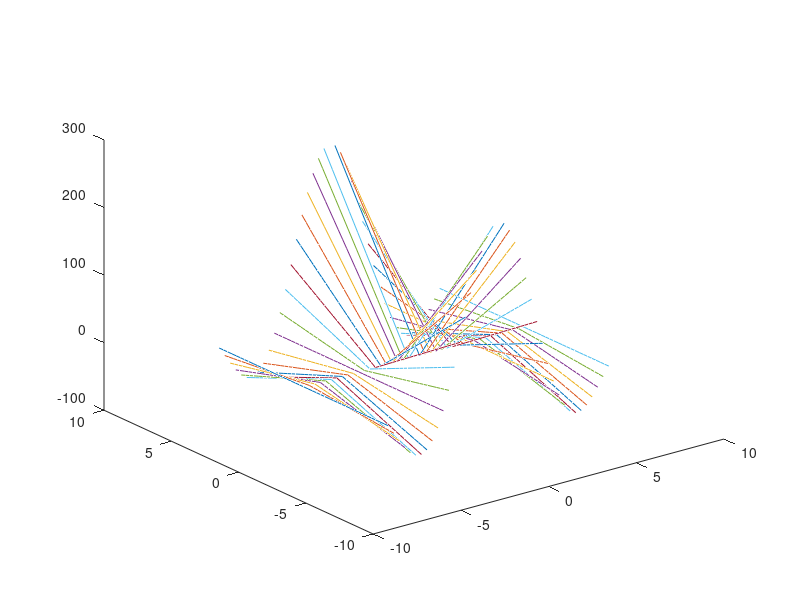
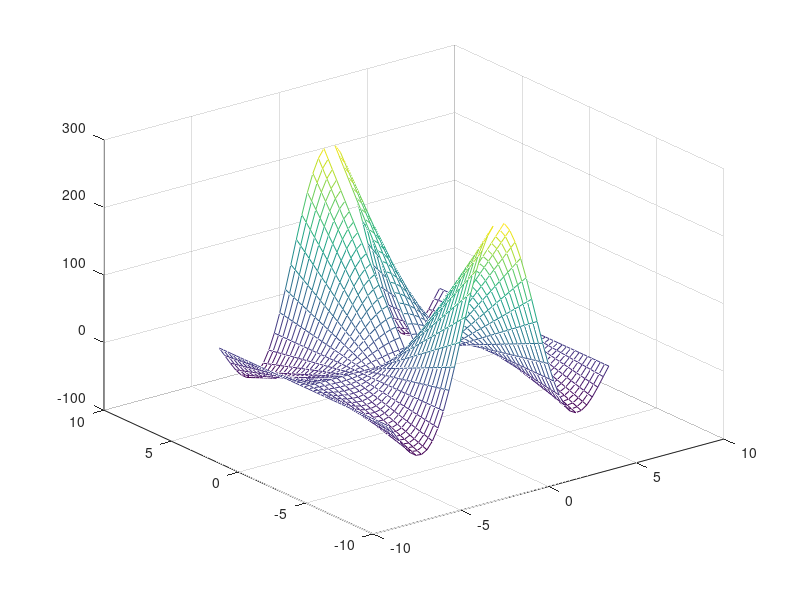
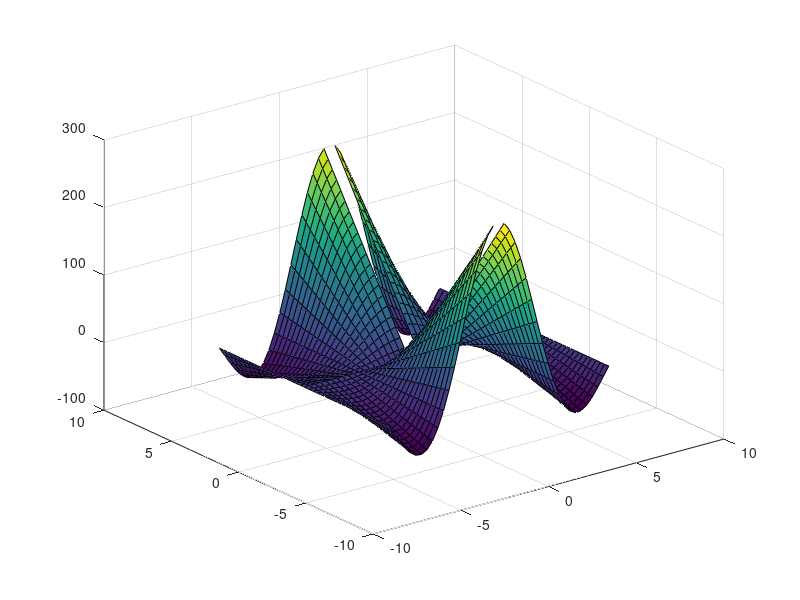
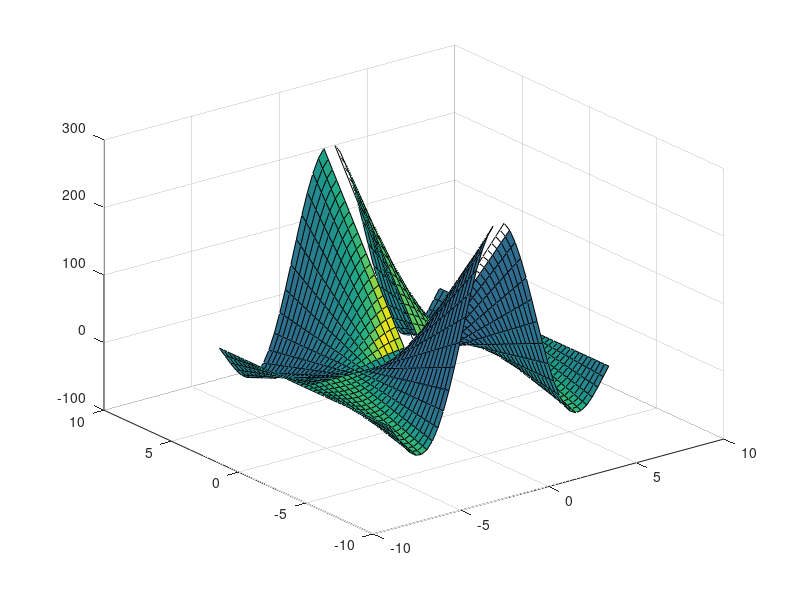

Write the MATLAB code that produced these figures, in order.
%% Lab7 var 11
% Shcheslenok Peter
%% Task 1
clc;
clear;
%-----Input
[x, y] = meshgrid(-2*pi:0.1*pi:2*pi);
z = abs(y)*(sin(x)./x);

figure('Name', 'plot3')
plot3(x,y,z);

figure('Name', 'mesh')
mesh(x,y,z);

figure('Name', 'surf')
surf(x,y,z);

figure('Name', 'surfl')
surfl(x,y,z);

figure('Name', 'waterfall')
waterfall(x,y,z);

figure('Name', 'contour')
contour(x,y,z);

figure('Name', 'contour3')
contour3(x,y,z);
%-----Output
fprintf('TASK1\n')
fprintf('     Input Data\n')
fprintf('---------------\n')
fprintf('x = %5.2f\t', x)
fprintf('\n')
fprintf('y = %5.2f\t', y)
fprintf('\n')

fprintf('       Answer:\n')
disp(z);
%-----------